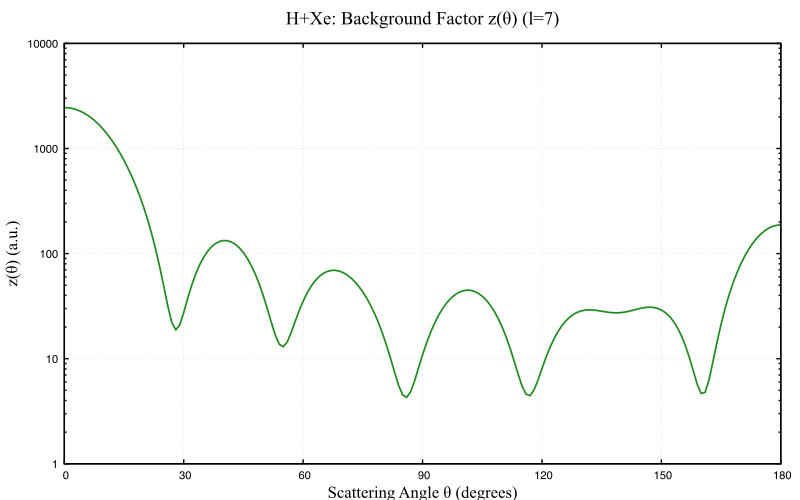

This chart was generated by the following gnuplot code:

    set terminal pdfcairo size 8,5
    set output '/Users/srishtighosh/Downloads/CodesForColdCollisionProject/analysis/plots/gnuplot_generated/z_background.pdf'
    set title font "Times New Roman, 20, bold"
    set title "H+Xe: Background Factor z(θ) (l=7)"
    set xlabel "Scattering Angle θ (degrees)" font "Times New Roman, 18"
    set ylabel "z(θ) (a.u.)" font "Times New Roman, 18"
    set grid
    set border linewidth 2
    set xrange [0:180]
    set xtics 30
    set logscale y 
    plot '/Users/srishtighosh/Downloads/CodesForColdCollisionProject/vpa/qparameter.txt' using 1:3 w lines linecolor rgb "forest-green" lw 2.5 notitle
    
